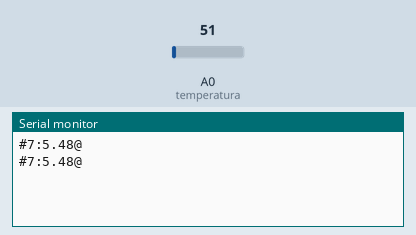
Recording of a sketch running on a simulated Arduino Uno, built with avr-gcc and run on an emulated ATmega328P. On the bench: the last lines printed to the serial monitor. The inputs (shaded band) are chosen by the test bench; at power-on: A0 (temperatura) = 51.

Above: at 3.8 s.
3.9 s: A0 (temperatura) set to 61
At 7.4 s:
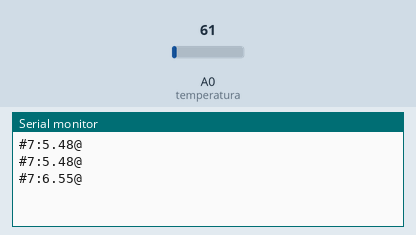
7.8 s: A0 (temperatura) set to 71
At 9.8 s:
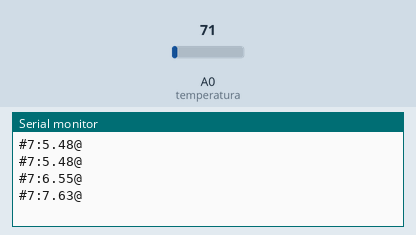
Timing chart, 0 to 11.3 s (numbered marks = the images above; inputs shaded):
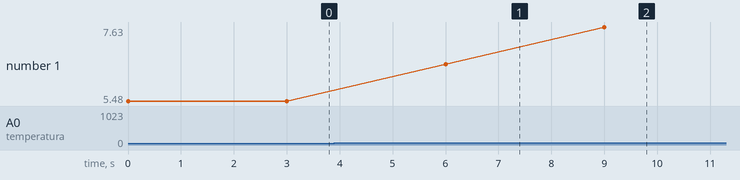

Measured:
- after the input at 3.9 s, the serial monitor: prints a new line after 2.1 s (image 1)
- after the input at 7.8 s, the serial monitor: prints a new line after 1.2 s (image 2)
- plotted number 1: 5.48 → 6.55 after the input at 3.9 s, 6.55 → 7.63 after the input at 7.8 s

The sketch:

sensor_PuertoSerie.ino
```cpp
// Código sensor temperatura por puerto serie

float temperatura_C = 0;
int temperatura = A0;

void setup()
{
  Serial.begin(9600);
  pinMode(temperatura, INPUT);
}

void loop()
{
  temperatura_C = analogRead(temperatura);
  temperatura_C = (1.1 * temperatura_C * 100.0)/1024.0;
  Serial.println("#7:"+String(temperatura_C)+"@");
  delay(3000); // Wait for 3000 millisecond(s)
}
```
